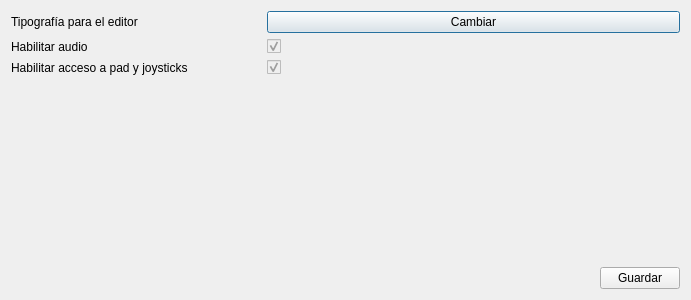
<?xml version="1.0" encoding="UTF-8"?>
<ui version="4.0">
 <class>Dialog</class>
 <widget class="QDialog" name="Dialog">
  <property name="geometry">
   <rect>
    <x>0</x>
    <y>0</y>
    <width>691</width>
    <height>300</height>
   </rect>
  </property>
  <property name="minimumSize">
   <size>
    <width>500</width>
    <height>300</height>
   </size>
  </property>
  <property name="windowTitle">
   <string>Configuración</string>
  </property>
  <layout class="QGridLayout" name="gridLayout">
   <item row="0" column="0">
    <layout class="QHBoxLayout" name="horizontalLayout_2">
     <item>
      <widget class="QLabel" name="label">
       <property name="minimumSize">
        <size>
         <width>250</width>
         <height>0</height>
        </size>
       </property>
       <property name="maximumSize">
        <size>
         <width>250</width>
         <height>16777215</height>
        </size>
       </property>
       <property name="baseSize">
        <size>
         <width>300</width>
         <height>0</height>
        </size>
       </property>
       <property name="text">
        <string>Tipografía para el editor</string>
       </property>
      </widget>
     </item>
     <item>
      <widget class="QPushButton" name="fuente">
       <property name="text">
        <string>Cambiar</string>
       </property>
      </widget>
     </item>
    </layout>
   </item>
   <item row="1" column="0">
    <layout class="QHBoxLayout" name="horizontalLayout_3">
     <item>
      <widget class="QLabel" name="label_2">
       <property name="minimumSize">
        <size>
         <width>250</width>
         <height>0</height>
        </size>
       </property>
       <property name="maximumSize">
        <size>
         <width>250</width>
         <height>16777215</height>
        </size>
       </property>
       <property name="text">
        <string>Habilitar audio</string>
       </property>
      </widget>
     </item>
     <item>
      <widget class="QCheckBox" name="checkBox">
       <property name="enabled">
        <bool>false</bool>
       </property>
       <property name="sizePolicy">
        <sizepolicy hsizetype="Minimum" vsizetype="Fixed">
         <horstretch>1</horstretch>
         <verstretch>0</verstretch>
        </sizepolicy>
       </property>
       <property name="text">
        <string/>
       </property>
       <property name="checked">
        <bool>true</bool>
       </property>
      </widget>
     </item>
    </layout>
   </item>
   <item row="2" column="0">
    <layout class="QHBoxLayout" name="horizontalLayout_4">
     <item>
      <widget class="QLabel" name="label_3">
       <property name="minimumSize">
        <size>
         <width>250</width>
         <height>0</height>
        </size>
       </property>
       <property name="maximumSize">
        <size>
         <width>250</width>
         <height>16777215</height>
        </size>
       </property>
       <property name="text">
        <string>Habilitar acceso a pad y joysticks</string>
       </property>
      </widget>
     </item>
     <item>
      <widget class="QCheckBox" name="checkBox_2">
       <property name="enabled">
        <bool>false</bool>
       </property>
       <property name="sizePolicy">
        <sizepolicy hsizetype="Minimum" vsizetype="Fixed">
         <horstretch>1</horstretch>
         <verstretch>0</verstretch>
        </sizepolicy>
       </property>
       <property name="text">
        <string/>
       </property>
       <property name="checked">
        <bool>true</bool>
       </property>
      </widget>
     </item>
    </layout>
   </item>
   <item row="3" column="0">
    <spacer name="verticalSpacer">
     <property name="orientation">
      <enum>Qt::Vertical</enum>
     </property>
     <property name="sizeHint" stdset="0">
      <size>
       <width>20</width>
       <height>76</height>
      </size>
     </property>
    </spacer>
   </item>
   <item row="4" column="0">
    <layout class="QHBoxLayout" name="horizontalLayout">
     <item>
      <spacer name="horizontalSpacer">
       <property name="orientation">
        <enum>Qt::Horizontal</enum>
       </property>
       <property name="sizeHint" stdset="0">
        <size>
         <width>40</width>
         <height>20</height>
        </size>
       </property>
      </spacer>
     </item>
     <item>
      <widget class="QPushButton" name="guardar">
       <property name="text">
        <string>Guardar</string>
       </property>
      </widget>
     </item>
    </layout>
   </item>
  </layout>
 </widget>
 <resources/>
 <connections/>
</ui>
